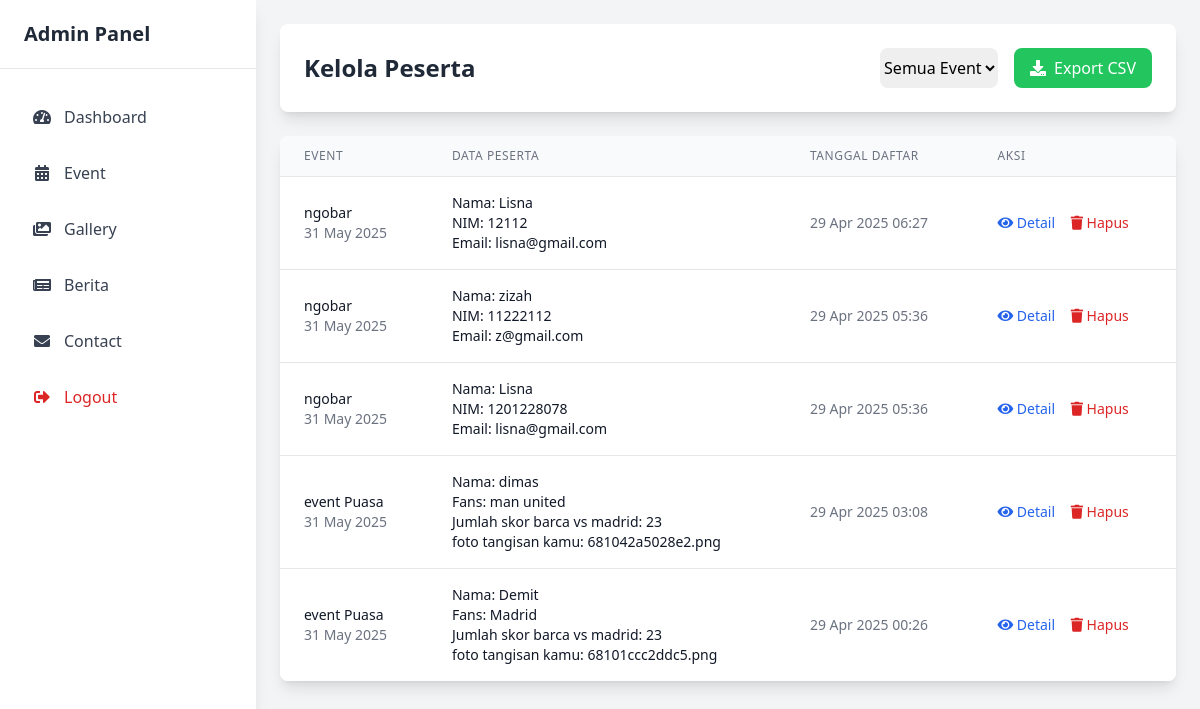
The app's page /admin/participants.php (signed in) with its own data.
### tables this page shows
CREATE TABLE `peserta` (
  `id` int(11) NOT NULL,
  `event_id` int(11) NOT NULL,
  `data_peserta` longtext NOT NULL CHECK (json_valid(`data_peserta`)),
  `created_at` timestamp NOT NULL DEFAULT current_timestamp()
);

CREATE TABLE `event` (
  `id` int(11) NOT NULL,
  `nama` varchar(255) NOT NULL,
  `deskripsi` text DEFAULT NULL,
  `tanggal` date DEFAULT NULL,
  `tempat` varchar(255) NOT NULL,
  `gambar` varchar(255) DEFAULT NULL,
  `status` enum('open','closed') NOT NULL DEFAULT 'open',
  `created_at` timestamp NOT NULL DEFAULT current_timestamp(),
  `updated_at` timestamp NOT NULL DEFAULT current_timestamp() ON UPDATE current_timestamp()
);

### admin/participants.php (the view, shortened to what this page needs)
<?php
$root_path = dirname(__DIR__);
include $root_path . '/config/db.php';
$query = "SELECT p.*, e.nama as event_nama, e.tanggal as event_tanggal
          FROM peserta p
          JOIN event e ON p.event_id = e.id
          ORDER BY p.created_at DESC";
$result = mysqli_query($conn, $query);
?>
<!DOCTYPE html>
<html lang="en">
<head>
    <link href="https://cdnjs.cloudflare.com/ajax/libs/font-awesome/5.15.3/css/all.min.css" rel="stylesheet">
    <script src="https://cdn.tailwindcss.com"></script>
</head>
<body class="bg-gray-100 min-h-screen font-sans">
    <div class="flex">
        <?php include __DIR__ . '/sidebar.php'; ?>
        <main class="flex-1 ml-64 p-6">
            <div class="max-w-7xl mx-auto">
                <div class="bg-white rounded-lg shadow-lg p-6 mb-6">
                    <div class="flex justify-between items-center">
                        <h1 class="text-2xl font-bold text-gray-800">Kelola Peserta</h1>
                        <div class="flex gap-4">
                            <select id="eventFilter" class="rounded-lg border-gray-300 focus:border-blue-500 focus:ring-blue-500">
                                <option value="">Semua Event</option>
                            </select>
                            <button onclick="exportToCSV()" class="bg-green-500 text-white px-4 py-2 rounded-lg hover:bg-green-600 transition-colors">
                                <i class="fas fa-download mr-2"></i>Export CSV
                            </button>
                        </div>
                    </div>
                </div>
                <div class="bg-white rounded-lg shadow-lg overflow-hidden">
                    <div class="overflow-x-auto">
                        <table class="min-w-full divide-y divide-gray-200">
                            <thead class="bg-gray-50">
                                <tr>
                                    <th class="px-6 py-3 text-left text-xs font-medium text-gray-500 uppercase tracking-wider">Event</th>
                                    <th class="px-6 py-3 text-left text-xs font-medium text-gray-500 uppercase tracking-wider">Data Peserta</th>
                                    <th class="px-6 py-3 text-left text-xs font-medium text-gray-500 uppercase tracking-wider">Tanggal Daftar</th>
                                    <th class="px-6 py-3 text-left text-xs font-medium text-gray-500 uppercase tracking-wider">Aksi</th>
                                </tr>
                            </thead>
                            <tbody class="bg-white divide-y divide-gray-200" id="participantsTable">
                                <?php if ($result && mysqli_num_rows($result) > 0): ?>
                                    <?php while ($participant = mysqli_fetch_assoc($result)): ?>
                                        <tr class="hover:bg-gray-50" data-event-id="<?php echo $participant['event_id']; ?>">
                                            <td class="px-6 py-4 whitespace-nowrap">
                                                <div class="text-sm font-medium text-gray-900"><?php echo htmlspecialchars($participant['event_nama']); ?></div>
                                                <div class="text-sm text-gray-500"><?php echo date('d M Y', strtotime($participant['event_tanggal'])); ?></div>
                                            </td>
                                            <td class="px-6 py-4">
                                                <?php
                                                $data = json_decode($participant['data_peserta'], true);
                                                foreach ($data as $key => $value) {
                                                    echo '<div class="text-sm text-gray-900">';
                                                    echo '<span class="font-medium">' . htmlspecialchars($key) . ':</span> ';
                                                    echo htmlspecialchars($value);
                                                    echo '</div>';
                                                }
                                                ?>
                                            </td>
                                            <td class="px-6 py-4 whitespace-nowrap text-sm text-gray-500">
                                                <?php echo date('d M Y H:i', strtotime($participant['created_at'])); ?>
                                            </td>
                                            <td class="px-6 py-4 whitespace-nowrap text-sm font-medium">
                                                <button onclick="viewDetails(<?php echo $participant['id']; ?>)" class="text-blue-600 hover:text-blue-900 mr-3">
                                                    <i class="fas fa-eye"></i> Detail
                                                </button>
                                                <button onclick="deleteParticipant(<?php echo $participant['id']; ?>)" class="text-red-600 hover:text-red-900">
                                                    <i class="fas fa-trash"></i> Hapus
                                                </button>
                                            </td>
                                        </tr>
                                    <?php endwhile; ?>
                                <?php endif; ?>
                            </tbody>
                        </table>
                    </div>
                </div>
            </div>
        </main>
    </div>
</body>
</html>

### records on screen
peserta: event.nama "ngobar", event.tanggal "31 May 2025", key "Nama", data_peserta "Lisna", key "NIM", data_peserta "12112", key "Email", data_peserta "lisna@gmail.com", created_at "29 Apr 2025 06:27"
peserta: event.nama "ngobar", event.tanggal "31 May 2025", key "Nama", data_peserta "zizah", key "NIM", data_peserta "11222112", key "Email", data_peserta "z@gmail.com", created_at "29 Apr 2025 05:36"
peserta: event.nama "ngobar", event.tanggal "31 May 2025", key "Nama", data_peserta "Lisna", key "NIM", data_peserta "1201228078", key "Email", data_peserta "lisna@gmail.com", created_at "29 Apr 2025 05:36"
peserta: event.nama "event Puasa", event.tanggal "31 May 2025", key "Nama", data_peserta "dimas", key "Fans", data_peserta "man united", key "Jumlah skor barca vs madrid", data_peserta "23", key "foto tangisan kamu", data_peserta "681042a5028e2.png", created_at "29 Apr 2025 03:08"
peserta: event.nama "event Puasa", event.tanggal "31 May 2025", key "Nama", data_peserta "Demit", key "Fans", data_peserta "Madrid", key "Jumlah skor barca vs madrid", data_peserta "23", key "foto tangisan kamu", data_peserta "68101ccc2ddc5.png", created_at "29 Apr 2025 00:26"
